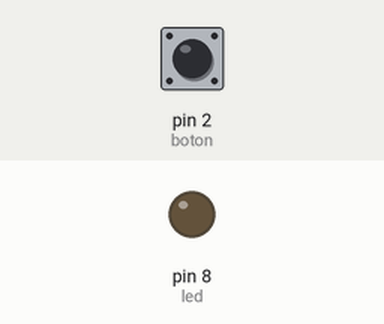
This sketch was run on a simulated Arduino Uno, built with avr-gcc and run on an emulated ATmega328P. Shown: output pins drawn as LEDs (lit = HIGH). Inputs (shaded band) come from the test bench; at power-on: pin 2 (boton) LOW.

Above: at 1.2 s.
1.3 s: pin 2 (boton) pulled HIGH for 0.15 s
At 1.37 s:
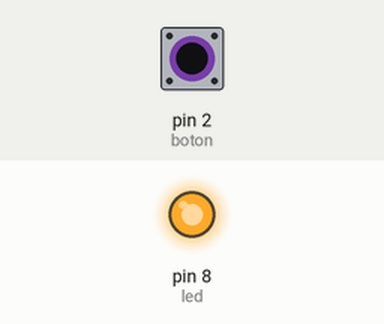
2.9 s: pin 2 (boton) pulled HIGH for 3.2 s
At 7.5 s:
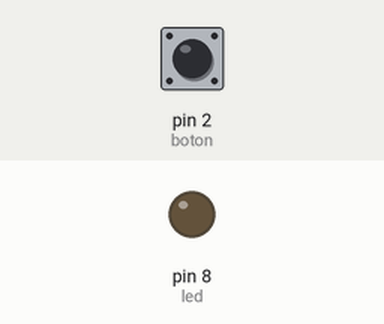
Timing chart, 0 to 9.0 s (numbered marks = the images above; inputs shaded):
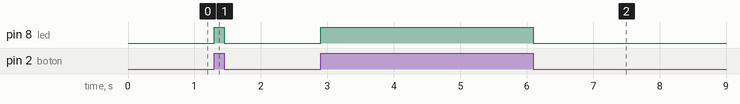

The sketch:

Boton-Tutorial_2.ino
```cpp
int led = 8; // Led -> Pin 8 del Arduino
int boton = 2; // Boton -> Pin 2 del Arduino

int estado; // Variable donde almacenamos el valor de Boton

void setup(){
  pinMode(led,OUTPUT); // Led -> Salida
  pinMode(boton,INPUT); // Boton -> Entrada
  }

void loop(){
  estado = digitalRead(boton); //estado -> Boton ( 1 o 0)

  if (estado == HIGH){// BOTON = 1
    digitalWrite(led,HIGH); // LED = 1
    }
  else{
    digitalWrite(led,LOW); // LED = 0
    }
  }
```

Measured:
- after the input at 1.3 s, pin 8 (led): LOW → HIGH at once, → LOW 0.15 s later
- after the input at 2.9 s, pin 8 (led): LOW → HIGH at once, → LOW 3.2 s later
